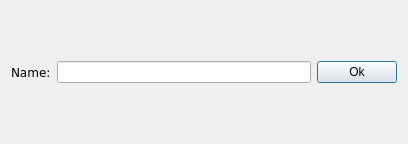
<?xml version="1.0" encoding="UTF-8"?>
<ui version="4.0">
 <class>Obj_menu</class>
 <widget class="QDialog" name="Obj_menu">
  <property name="geometry">
   <rect>
    <x>0</x>
    <y>0</y>
    <width>408</width>
    <height>144</height>
   </rect>
  </property>
  <property name="sizePolicy">
   <sizepolicy hsizetype="Fixed" vsizetype="Fixed">
    <horstretch>0</horstretch>
    <verstretch>0</verstretch>
   </sizepolicy>
  </property>
  <property name="minimumSize">
   <size>
    <width>400</width>
    <height>100</height>
   </size>
  </property>
  <property name="maximumSize">
   <size>
    <width>500</width>
    <height>500</height>
   </size>
  </property>
  <property name="windowTitle">
   <string>Dialog</string>
  </property>
  <layout class="QVBoxLayout" name="verticalLayout">
   <item>
    <layout class="QHBoxLayout" name="horizontalLayout">
     <item>
      <widget class="QLabel" name="label">
       <property name="font">
        <font>
         <family>DejaVu Sans</family>
        </font>
       </property>
       <property name="text">
        <string>Name:</string>
       </property>
      </widget>
     </item>
     <item>
      <widget class="QLineEdit" name="Name_Edit"/>
     </item>
     <item>
      <widget class="QPushButton" name="Name_Ok_Button">
       <property name="text">
        <string>Ok</string>
       </property>
      </widget>
     </item>
    </layout>
   </item>
  </layout>
 </widget>
 <resources/>
 <connections/>
</ui>
